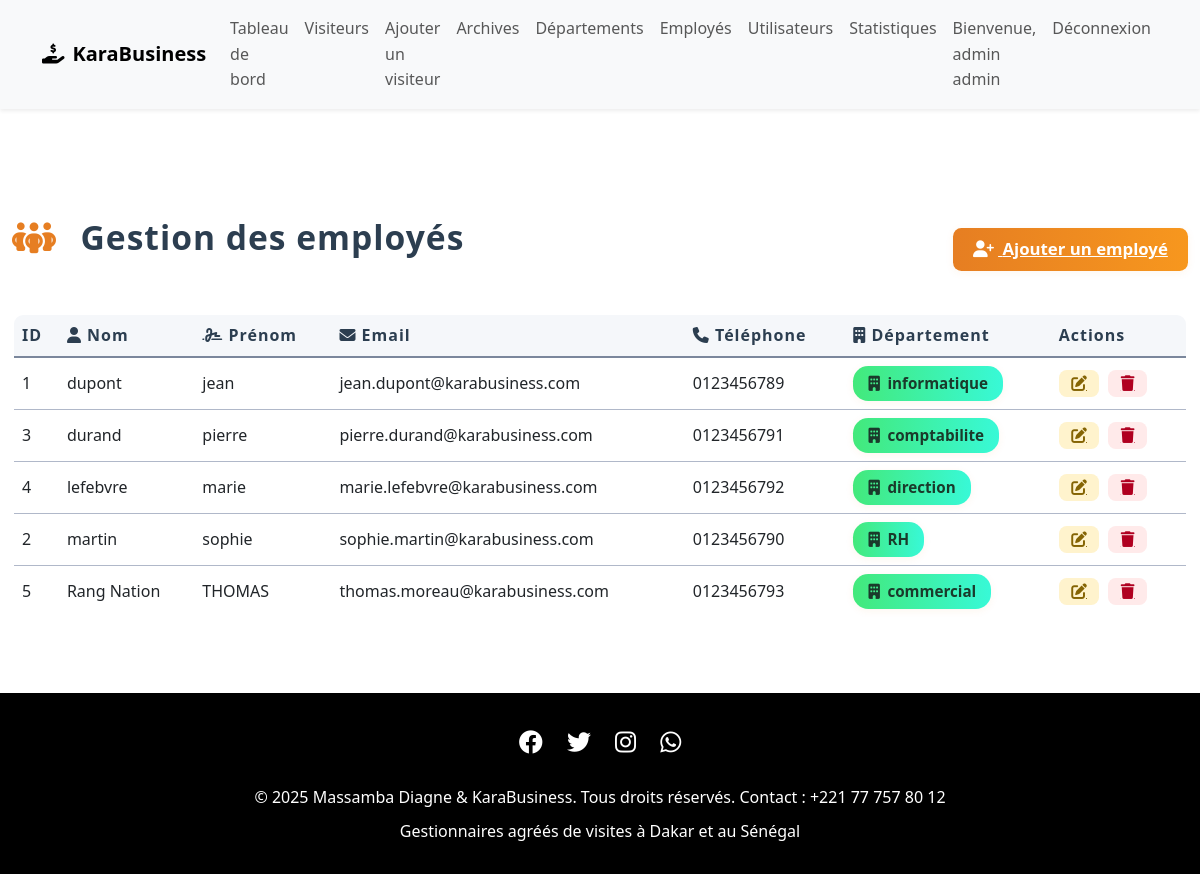
/views/employes/liste.php (signed in), run on the app's committed database.
### tables this page shows
CREATE TABLE `employes` (
  `ide` int(11) NOT NULL,
  `nom` varchar(100) NOT NULL,
  `prenom` varchar(100) NOT NULL,
  `email` varchar(100) DEFAULT NULL,
  `telephone` varchar(20) DEFAULT NULL,
  `idd` int(11) DEFAULT NULL
);

CREATE TABLE `departements` (
  `idd` int(11) NOT NULL,
  `nomd` varchar(100) NOT NULL
);

### models/employe.php (called while the page is built, shortened)
<?php
class Employe {
    private $db;
    public function __construct($db) {
        $this->db = $db;
    }
    public function getEmployes() {
        $query = "SELECT e.*, d.nomd as departement
                  FROM employes e
                  LEFT JOIN departements d ON e.idd = d.idd
                  ORDER BY e.nom ASC";
        $stmt = $this->db->prepare($query);
        $stmt->execute();
        $result = $stmt->fetchAll(PDO::FETCH_ASSOC);
        return $result;
    }
}

### controllers/employes.php (called while the page is built, shortened)
<?php
require_once '/xampp/htdocs/karabusiness/models/employe.php';
$db = new Database();
$conn = $db->getConnection();
$employeModel = new Employe($conn);
$action = isset($_GET['action']) ? $_GET['action'] : 'liste';
switch ($action) {
    case 'liste':
        $employes = $employeModel->getEmployes();
        break;
}
?>

### views/employes/liste.php (the view, shortened to what this page needs)
<?php
require_once '/xampp/htdocs/karabusiness/models/employe.php';
require_once '/xampp/htdocs/karabusiness/controllers/employes.php';
$database = new Database();
$db = $database->getConnection();
$employeModel = new Employe($db);
$employes = $employeModel->getEmployes();
include '/xampp/htdocs/karabusiness/includes/header.php';
?>
<link rel="stylesheet" href="https://cdnjs.cloudflare.com/ajax/libs/font-awesome/6.4.0/css/all.min.css">
<div class="container py-4">
    <div class="d-flex justify-content-between align-items-center mb-4">
        <span class="page-title">
            <i class="fa-solid fa-people-group"></i>
            Gestion des employés
        </span>
        <a href="ajouter.php" class="add-btn">
            <i class="fa-solid fa-user-plus me-1"></i> Ajouter un employé
        </a>
    </div>
    <div class="table-responsive">
        <table class="table table-employes align-middle mb-0">
            <thead>
                <tr>
                    <th>ID</th>
                    <th><i class="fa-solid fa-user"></i> Nom</th>
                    <th><i class="fa-solid fa-signature"></i> Prénom</th>
                    <th><i class="fa-solid fa-envelope"></i> Email</th>
                    <th><i class="fa-solid fa-phone"></i> Téléphone</th>
                    <th><i class="fa-solid fa-building"></i> Département</th>
                    <th>Actions</th>
                </tr>
            </thead>
            <tbody>
                <?php if (count($employes) > 0): ?>
                    <?php foreach ($employes as $employe): ?>
                        <tr>
                            <td><?= $employe['ide']; ?></td>
                            <td><?= htmlspecialchars($employe['nom']); ?></td>
                            <td><?= htmlspecialchars($employe['prenom']); ?></td>
                            <td><?= htmlspecialchars($employe['email']); ?></td>
                            <td><?= htmlspecialchars($employe['telephone']); ?></td>
                            <td>
                                <span class="departement-badge">
                                    <i class="fa-solid fa-building"></i>
                                    <?= htmlspecialchars($employe['departement']); ?>
                                </span>
                            </td>
                            <td>
                                <a href="/karabusiness/views/employes/modifier.php?id=<?= $employe['ide']; ?>" class="btn-action edit" title="Modifier">
                                    <i class="fa-solid fa-pen-to-square"></i>
                                </a>
                                <a href="/karabusiness/views/employes/liste.php?action=delete&id=<?= $employe['ide']; ?>" class="btn-action delete" title="Supprimer" onclick="return confirm('Êtes-vous sûr de vouloir supprimer cet employé?')">
                                    <i class="fa-solid fa-trash"></i>
                                </a>
                            </td>
                        </tr>
                    <?php endforeach; ?>
                <?php else: ?>
                    <tr>
                        <td colspan="7" class="text-center">Aucun employé trouvé</td>
                    </tr>
                <?php endif; ?>
            </tbody>
        </table>
    </div>
</div>
<?php include '/xampp/htdocs/karabusiness/includes/footer.php'; ?>

### includes/header.php (style rules this page uses)
body { font-family: 'Segoe UI', Tahoma, Geneva, Verdana, sans-serif; background: #f8f9fa; }

### views/employes/liste.php (style rules this page uses)
.page-title { font-size: 2.1rem; font-weight: bold; letter-spacing: 1px; color: #2c3e50; margin-bottom: 1.5rem; display: flex; align-items: center; gap: 0.7em; }
.page-title .fa-people-group { color: #e67e22; font-size: 2.2rem; }
.table-employes { border: 2px solid #b0b8c9; border-radius: 0.7rem; overflow: hidden; background: #fff; margin-bottom: 2rem; }
.table-employes th, .table-employes td { border-bottom: 1.5px solid #b0b8c9 !important; vertical-align: middle !important; }
.table-employes thead th { background: #f5f7fa; border-bottom: 2px solid #7b879c !important; color: #2c3e50; font-size: 1rem; letter-spacing: 1px; }
.departement-badge { padding: 0.35em 1em; border-radius: 1em; font-weight: 600; font-size: 0.95rem; display: inline-flex; align-items: center; gap: 0.5em; box-shadow: 0 2px 8px 0 rgba(230,126,34,0.07); background: linear-gradient(90deg, #43e97b 0%, #38f9d7 100%); color: #1a3a2b; }
.btn-action { border: none; border-radius: 0.5em; padding: 0.35em 0.8em; font-size: 0.98rem; font-weight: 500; margin-right: 0.3em; transition: background 0.2s, color 0.2s; display: inline-flex; align-items: center; gap: 0.4em; }
.btn-action.edit { background: #fff3cd; color: #856404; }
.btn-action.delete { background: #ffeaea; color: #b00020; }
.add-btn { background: linear-gradient(90deg, #e67e22 0%, #f7971e 100%); color: #fff; border: none; border-radius: 0.5em; padding: 0.5em 1.2em; font-size: 1.05rem; font-weight: 600; box-shadow: 0 2px 8px 0 rgba(230,126,34,0.07); transition: background 0.2s; }

### includes/footer.php (style rules this page uses)
:root { --primary-color:rgb(0, 0, 0); --secondary-color: #e74c3c; --accent-color: #f39c12; --light-bg: #f8f9fa; }
html, body { height: 100%; }
body { min-height: 100vh; display: flex; flex-direction: column; }
body { font-family: 'Segoe UI', Tahoma, Geneva, Verdana, sans-serif; line-height: 1.6; color: #333; }

### data on the page
employes: ide "1", nom "dupont", prenom "jean", email "jean.dupont@karabusiness.com", telephone "0123456789", idd.nomd "informatique"
employes: ide "3", nom "durand", prenom "pierre", email "pierre.durand@karabusiness.com", telephone "0123456791", idd.nomd "comptabilite"
employes: ide "4", nom "lefebvre", prenom "marie", email "marie.lefebvre@karabusiness.com", telephone "0123456792", idd.nomd "direction"
employes: ide "2", nom "martin", prenom "sophie", email "sophie.martin@karabusiness.com", telephone "0123456790", idd.nomd "RH"
employes: ide "5", nom "Rang Nation", prenom "THOMAS", email "thomas.moreau@karabusiness.com", telephone "0123456793", idd.nomd "commercial"

### other printed values
$_SESSION['user_prenom'] "admin"
$_SESSION['user_nom'] "admin"
